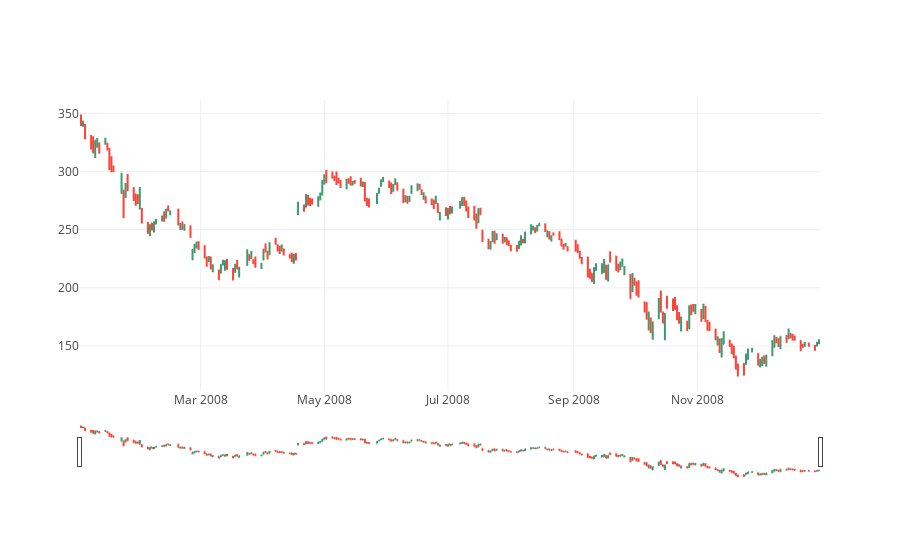

The code cell stored with this chart in its notebook:
### Code cell
# OHLC chart of 2008
trace = go.Ohlc(x=google['2008'].index,
                open=google['2008'].Open,
                high=google['2008'].High,
                low=google['2008'].Low,
                close=google['2008'].Close)
data = [trace]
iplot(data, filename='simple_ohlc')

### Figure 1 — Plotly figure (JSON) as saved in the notebook; plotly's stock layout.template omitted (floating-point values rounded to 4 significant figures; data arrays with more than 128 entries replaced by an {"elided": "..."} marker saying what was removed)
{"data": [{"close": {"elided": "253 float values"}, "high": {"elided": "253 float values"}, "low": {"elided": "253 float values"}, "open": {"elided": "253 float values"}, "type": "ohlc", "uid": "d9127e2a-e7c7-4a87-8c52-a06728ce6e42", "x": {"elided": "253 str values"}}], "layout": {}}
